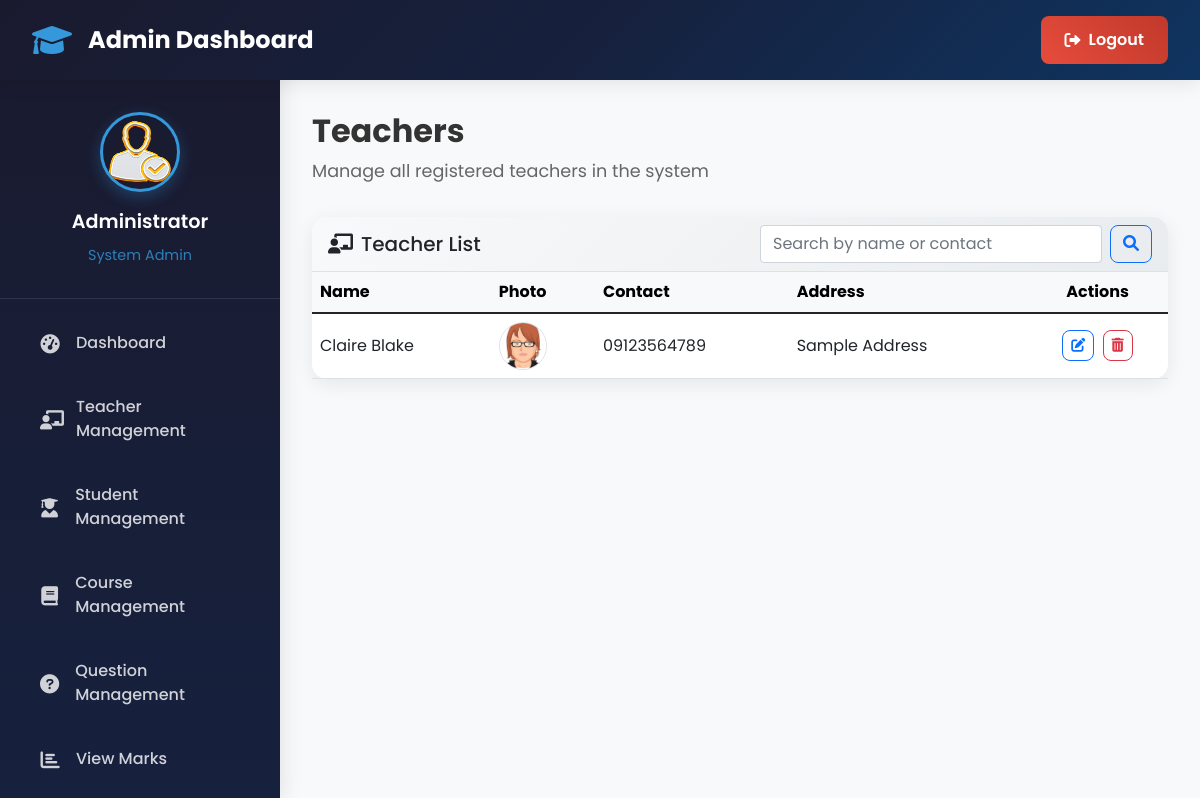
The app's page /admin-view-teacher (signed in), older data.
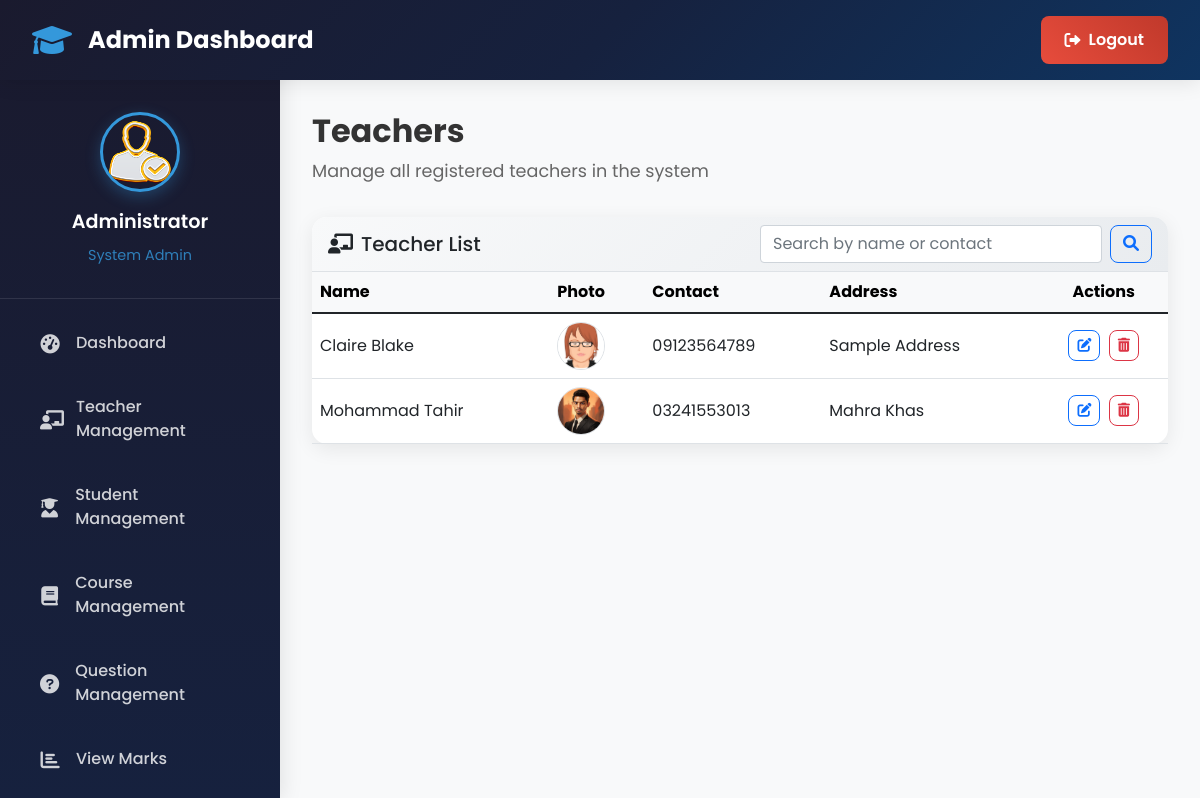
The same page, newer data.
### teacher/models.py (models this page shows, shortened)
class Teacher(models.Model):
    user=models.OneToOneField(User,on_delete=models.CASCADE)
    profile_pic= models.ImageField(upload_to='profile_pic/Teacher/',null=True,blank=True)
    address = models.CharField(max_length=40)
    mobile = models.CharField(max_length=20,null=False)
    status= models.BooleanField(default=False)
    salary=models.PositiveIntegerField(null=True)
    @property
    def get_name(self):
        return self.user.first_name+" "+self.user.last_name

### exam/views.py (the view)
# urls.py: path('admin-view-teacher', views.admin_view_teacher_view,name='admin-view-teacher'),
@login_required(login_url='adminlogin')
def admin_view_teacher_view(request):
    teachers= TMODEL.Teacher.objects.all().filter(status=True)
    return render(request,'exam/admin_view_teacher.html',{'teachers':teachers})

### templates/exam/admin_view_teacher.html (shortened to what this page needs)
{% extends 'exam/adminbase.html' %}
{% block content %}
{% load static %}
<div class="content-header">
  <h1 class="content-title">Teachers</h1>
  <p class="content-subtitle">Manage all registered teachers in the system</p>
</div>
<div class="row justify-content-center">
  <div class="col-12">
    <div class="card">
      <div class="card-header d-flex flex-column flex-md-row align-items-md-center justify-content-between gap-3">
        <h5 class="card-title mb-0"><i class="fas fa-chalkboard-teacher me-2"></i>Teacher List</h5>
        <form class="d-flex" method="get" action="">
          <input class="form-control me-2" type="search" name="q" placeholder="Search by name or contact" aria-label="Search">
          <button class="btn btn-outline-primary" type="submit"><i class="fas fa-search"></i></button>
        </form>
      </div>
      <div class="table-responsive">
        <table class="table table-hover align-middle mb-0">
          <thead class="table-light">
            <tr>
              <th>Name</th>
              <th>Photo</th>
              <th>Contact</th>
              <th>Address</th>
              <th class="text-center">Actions</th>
            </tr>
          </thead>
          <tbody>
            {% for t in teachers %}
            <tr>
              <td class="fw-semibold">{{ t.get_name }}</td>
              <td>
                <img src="{% static t.profile_pic.url %}" alt="Profile Pic" class="rounded-circle border" height="48" width="48" style="object-fit:cover;">
              </td>
              <td>{{ t.mobile }}</td>
              <td>{{ t.address }}</td>
              <td class="text-center">
                <a class="btn btn-sm btn-outline-primary me-1" href="{% url 'update-teacher' t.id %}" title="Edit">
                  <i class="fas fa-edit"></i>
                </a>
                <a class="btn btn-sm btn-outline-danger" href="{% url 'delete-teacher' t.id %}" title="Delete" onclick="return confirm('Are you sure you want to delete this teacher?');">
                  <i class="fas fa-trash-alt"></i>
                </a>
              </td>
            </tr>
            {% empty %}
            <tr>
              <td colspan="5" class="text-center text-muted">No teachers found.</td>
            </tr>
            {% endfor %}
          </tbody>
        </table>
      </div>
    </div>
  </div>
</div>
{% endblock content %}

Row changes from the older to the newer data that the page shows:
added Teacher: get_name "Mohammad Tahir", profile_pic (picture), mobile "03241553013", address "Mahra Khas"
